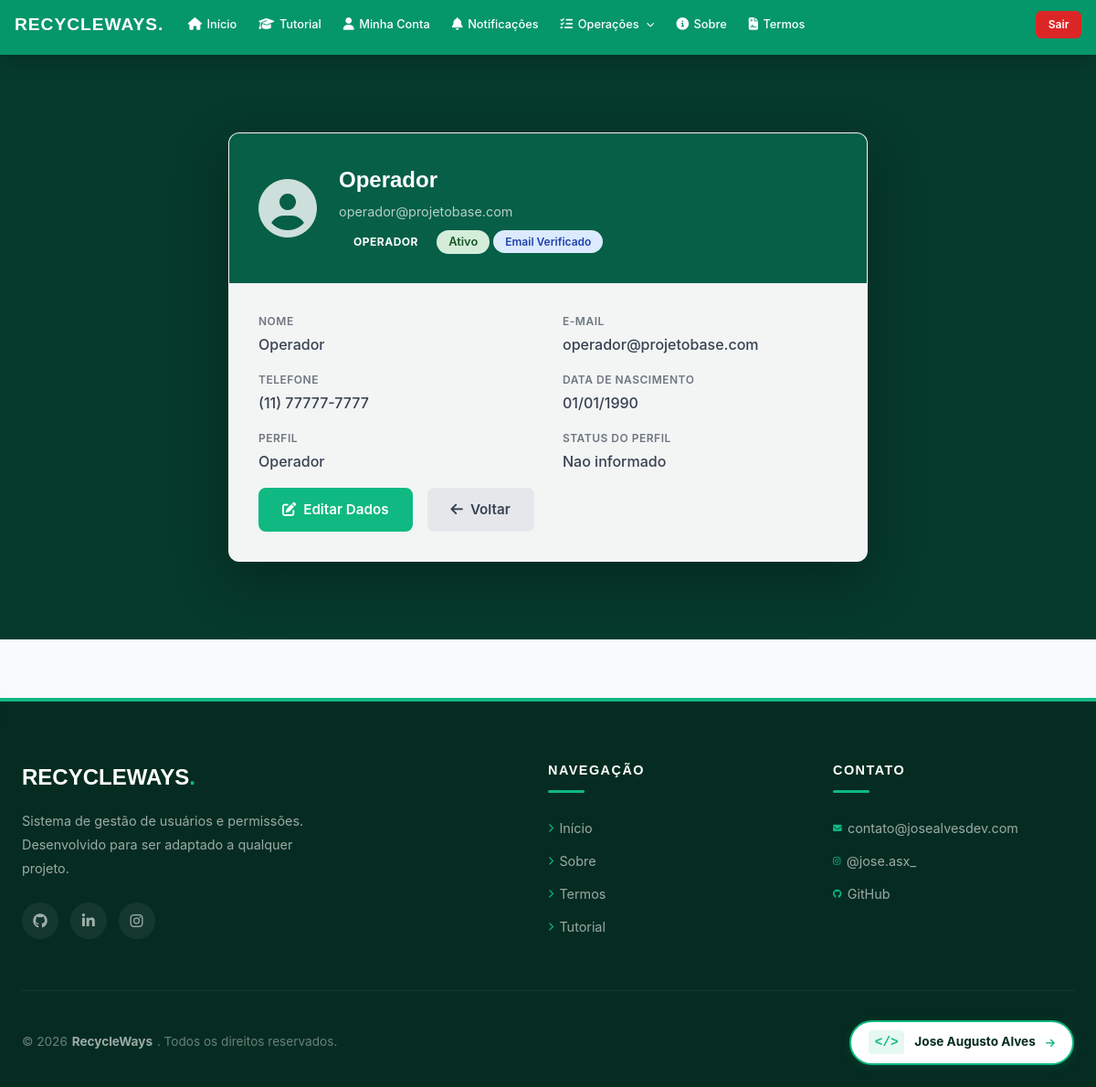
/RecycleWays/user (signed in), run on the app's committed database.
### tables this page shows
CREATE TABLE IF NOT EXISTS usuario (
    id_usuario INT PRIMARY KEY AUTO_INCREMENT,
    nome VARCHAR(150) NOT NULL,
    email VARCHAR(100) UNIQUE NOT NULL,
    senha VARCHAR(255) NOT NULL,
    telefone VARCHAR(15),
    data_nascimento DATE,
    ativo BOOLEAN DEFAULT TRUE,
    id_perfil INT NOT NULL DEFAULT 4,
    primeiro_acesso BOOLEAN DEFAULT TRUE,
    data_primeiro_acesso DATETIME,
    token_verificacao VARCHAR(64) NULL,
    email_verificado BOOLEAN DEFAULT FALSE,
    data_verificacao DATETIME NULL,
    data_criacao TIMESTAMP DEFAULT CURRENT_TIMESTAMP,
    data_atualizacao TIMESTAMP DEFAULT CURRENT_TIMESTAMP ON UPDATE CURRENT_TIMESTAMP,
    FOREIGN KEY (id_perfil) REFERENCES perfil(id_perfil)
);

CREATE TABLE IF NOT EXISTS perfil (
    id_perfil INT PRIMARY KEY AUTO_INCREMENT,
    perfil VARCHAR(20) UNIQUE NOT NULL
);

### app/Controllers/UserController.php (called while the page is built, shortened)
<?php
require_once __DIR__ . '/../Core/App.php';
require_once __DIR__ . '/../Models/Usuario.php';
require_once __DIR__ . '/../Helpers/MenuHelper.php';
class UserController
{
    private $usuario;
    public function __construct()
    {
        $this->usuario = new Usuario();
    }
    public function index()
    {
        $id = $_SESSION['usuario']['id'];
        $usuario = $this->usuario->findById($id);
        $usuario['data_nascimento_formatada'] = !empty($usuario['data_nascimento'])
            ? date('d/m/Y', strtotime($usuario['data_nascimento']))
            : 'Não informada';
        $usuario['telefone_formatado'] = $usuario['telefone'] ?? 'Não informado';
        $usuario['nome_perfil'] = $usuario['nome_perfil'] ?? 'Usuario';
        require_once __DIR__ . '/../Views/user/index.php';
    }
}

### app/Core/Router.php (called while the page is built, shortened)
<?php
require_once __DIR__ . '/App.php';
class Router
{
    private $routes = [
        'GET' => [],
        'POST' => []
    ];
    public function get($uri, $action, $roles = [])
    {
        $this->routes['GET'][$uri] = [
            'action' => $action,
            'roles' => $roles
        ];
    }
    public function post($uri, $action, $roles = [])
    {
        $this->routes['POST'][$uri] = [
            'action' => $action,
            'roles' => $roles
        ];
    }
    public function dispatch($requestUri)
    {
        $path = parse_url($requestUri, PHP_URL_PATH);
        $basePath = App::getBasePath();
        if ($basePath && strpos($path, $basePath) === 0) {
            $path = substr($path, strlen($basePath));
        }
        $method = $_SERVER['REQUEST_METHOD'];
        $route = $this->routes[$method][$path] ?? null;
        $params = [];
        $action = $route['action'];
        [$controller, $methodName] = explode('@', $action);
        $controllerInstance = new $controller();
        $controllerInstance->$methodName(...$params);
    }
}

### public/index.php (called while the page is built, shortened)
<?php
require_once __DIR__ . '/../app/Core/App.php';
require_once __DIR__ . '/../app/Config/database.php';
require_once __DIR__ . '/../app/Core/Router.php';
$router = new Router();
$router->dispatch($_SERVER['REQUEST_URI']);

### app/Core/App.php (called while the page is built, shortened)
<?php
class App
{
    private static $config = null;
    public static function init()
    {
        if (self::$config === null) {
            $envFile = __DIR__ . '/../../.env';
            self::$config = parse_ini_file($envFile);
        }
    }
    public static function get($key, $default = null)
    {
        return self::$config[$key] ?? $_ENV[$key] ?? $default;
    }
    public static function getName()
    {
        return self::get('APP_NAME', 'ProjetoBase');
    }
    public static function getBasePath()
    {
        return self::get('APP_BASE_PATH', '/' . self::getName());
    }
}

### app/Config/database.php (called while the page is built, shortened)
<?php
require_once __DIR__ . '/../Core/App.php';
class Database
{
    private static $connection = null;
    public static function getConnection()
    {
        if (self::$connection === null) {
            try {
                $host = App::get('DB_HOST', '127.0.0.1');
                $dbname = App::get('DB_NAME', 'ProjetoBase');
                $user = App::get('DB_USER', 'root');
                $pass = App::get('DB_PASS', '');
                $port = App::get('DB_PORT', '3306');
                if (strpos($host, ':') !== false) {
                    $dsn = "mysql:host={$host};dbname={$dbname};charset=utf8";
                } else {
                    $dsn = "mysql:host={$host};port={$port};dbname={$dbname};charset=utf8";
                }
                self::$connection = new PDO(
                    $dsn,
                    $user,
                    $pass,
                    [
                        PDO::ATTR_ERRMODE => PDO::ERRMODE_EXCEPTION,
                        PDO::ATTR_DEFAULT_FETCH_MODE => PDO::FETCH_ASSOC,
                        PDO::ATTR_EMULATE_PREPARES => false
                    ]
                );
            } catch (PDOException $e) {
                error_log("Erro de conexão com o banco: " . $e->getMessage());
                throw new Exception("Erro de conexão com o banco de dados: " . $e->getMessage());
            }
        }
        return self::$connection;
    }
}

### app/Models/Usuario.php (called while the page is built, shortened)
<?php
require_once __DIR__ . '/../Config/database.php';
class Usuario
{
    private $conn;
    public function __construct()
    {
        $this->conn = Database::getConnection();
    }
    public function findById(int $id): ?array
    {
        $sql = "SELECT u.*, p.perfil as nome_perfil
                FROM usuario u
                LEFT JOIN perfil p ON u.id_perfil = p.id_perfil
                WHERE u.id_usuario = ? LIMIT 1";
        $stmt = $this->conn->prepare($sql);
        $stmt->execute([$id]);
        $resultado = $stmt->fetch(PDO::FETCH_ASSOC);
        return $resultado ?: null;
    }
}

### app/Views/user/index.php (the view, shortened to what this page needs)
<?php
$usuarioPerfil = $usuario ?? null;
require_once __DIR__ . '/../layouts/header.php';
require_once __DIR__ . '/../layouts/nav.php';
$usuario = $usuarioPerfil;
$isAtivo = isset($usuario['ativo']) ? (bool) $usuario['ativo'] : true;
$emailVerificado = isset($usuario['email_verificado']) ? (bool) $usuario['email_verificado'] : false;
$dataNascimentoFormatada = $usuario['data_nascimento_formatada'] ?? 'Nao informada';
$telefoneFormatado = $usuario['telefone_formatado'] ?? 'Nao informado';
$nomePerfil = $usuario['nome_perfil'] ?? 'Usuario';
$statusPerfil = $usuario['status_perfil'] ?? 'Nao informado';
?>
<section class="profile-section animate-in">
    <div class="profile-container">
        <div class="profile-card">
            <div class="profile-header">
                <div class="profile-avatar">
                    <i class="fas fa-user-circle"></i>
                </div>
                <div class="profile-info">
                    <h2><?= htmlspecialchars($usuario['nome']) ?></h2>
                    <p class="profile-email"><?= htmlspecialchars($usuario['email']) ?></p>
                    <div class="profile-badges">
                        <span class="profile-badge perfil-<?= strtolower($nomePerfil) ?>">
                            <?= htmlspecialchars($nomePerfil) ?>
                        </span>
                        <span class="badge <?= $isAtivo ? 'badge-success' : 'badge-danger' ?>">
                            <?= $isAtivo ? 'Ativo' : 'Inativo' ?>
                        </span>
                        <span class="badge <?= $emailVerificado ? 'badge-info' : 'badge-warning' ?>">
                            <?= $emailVerificado ? 'Email Verificado' : 'Email Nao Verificado' ?>
                        </span>
                    </div>
                </div>
            </div>
            <div class="profile-body">
                <div class="profile-grid">
                    <div class="profile-item">
                        <span class="profile-label">Nome</span>
                        <span class="profile-value"><?= htmlspecialchars($usuario['nome']) ?></span>
                    </div>
                    <div class="profile-item">
                        <span class="profile-label">E-mail</span>
                        <span class="profile-value"><?= htmlspecialchars($usuario['email']) ?></span>
                    </div>
                    <div class="profile-item">
                        <span class="profile-label">Telefone</span>
                        <span class="profile-value"><?= htmlspecialchars($telefoneFormatado) ?></span>
                    </div>
                    <div class="profile-item">
                        <span class="profile-label">Data de Nascimento</span>
                        <span class="profile-value"><?= $dataNascimentoFormatada ?></span>
                    </div>
                    <div class="profile-item">
                        <span class="profile-label">Perfil</span>
                        <span class="profile-value"><?= htmlspecialchars($nomePerfil) ?></span>
                    </div>
                    <div class="profile-item">
                        <span class="profile-label">Status do Perfil</span>
                        <span class="profile-value"><?= htmlspecialchars($statusPerfil) ?></span>
                    </div>
                </div>
                <div class="profile-actions">
                    <a href="<?= $basePath ?>/user/editar" class="btn btn-primary">
                        <i class="fas fa-edit"></i> Editar Dados
                    </a>
                    <a href="<?= $basePath ?>/" class="btn">
                        <i class="fas fa-arrow-left"></i> Voltar
                    </a>
                </div>
            </div>
        </div>
    </div>
</section>
<?php require_once __DIR__ . '/../layouts/footer.php'; ?>

### public/css/style.css (style rules this page uses)
:root { --color-primary: #10b981; --color-primary-dark: #059669; --color-primary-light: #34d399; --color-primary-bg: #d1fae5; --color-secondary: #3b82f6; --color-secondary-dark: #2563eb; --color-secondary-bg: #dbeafe; --color-success: #10b981; --color-success-bg: #d1fae5; --color-warning: #f59e0b; --color-warning-bg: #fef3c7; --color-danger: #ef4444; --color-danger-bg: #fee2e2; --color-info: #3b82f6; --color-info-bg: #dbeafe; --color-white: #ffffff; --color-black: #000000; --color-gray-50: #f8fafc; --color-gray-100: #f3f4f6; --color-gray-200: #e5e7eb; --color-gray-300: #d1d5db; --color-gray-400: #9ca3af; --color-gray-500: #6b7280; --color-gray-600: #4b5563; --color-gray-700: #374151; --color-gray-800: #1f2937; --color-gray-900: #111827; --color-forest-deep: #065f46; --color-impact-green: #10b981; --color-text: #374151; --color-text-light: #6b7280; --font-primary: 'Inter', -apple-system, BlinkMacSystemFont, 'Segoe UI', Roboto, sans-serif; --font-heading: 'Montserrat', 'Inter', sans-serif; --radius-sm: 4px; --radius-md: 8px; --radius-lg: 12px; --radius-xl: 16px; --spacing-xs: 0.25rem; --spacing-sm: 0.5rem; --spacing-md: 1rem; --spacing-lg: 1.5rem; --spacing-xl: 2rem; --spacing-2xl: 3rem; --shadow-sm: 0 1px 2px rgba(0, 0, 0, 0.05); --shadow-md: 0 4px 6px -1px rgba(0, 0, 0, 0.1); --shadow-lg: 0 10px 15px -3px rgba(0, 0, 0, 0.1); --shadow-xl: 0 20px 25px -5px rgba(0, 0, 0, 0.1); }
* { margin: 0; padding: 0; box-sizing: border-box; }
html { scroll-behavior: smooth; }
body { font-family: var(--font-primary); color: var(--color-text); background: var(--color-gray-50); line-height: 1.6; min-height: 100vh; display: flex; flex-direction: column; }
a { color: var(--color-primary); text-decoration: none; transition: color 0.2s ease; }
h1, h2, h3, h4, h5, h6 { font-family: var(--font-heading); color: var(--color-forest-deep); margin-bottom: var(--spacing-md); }
h2 { font-size: 2rem; }
p { margin-bottom: var(--spacing-md); }
.btn { display: inline-flex; align-items: center; justify-content: center; gap: var(--spacing-sm); padding: 0.6rem 1.5rem; border-radius: var(--radius-md); font-family: var(--font-primary); font-weight: 600; font-size: 0.95rem; border: 2px solid transparent; cursor: pointer; transition: all 0.3s ease; text-decoration: none; background: var(--color-gray-200); color: var(--color-text); }
.btn-primary { background: var(--color-primary); color: var(--color-white); border-color: var(--color-primary); }
.badge { display: inline-block; padding: 0.2rem 0.8rem; border-radius: 20px; font-size: 0.75rem; font-weight: 600; }
.badge-success { background: var(--color-success-bg); color: #065f46; }
.badge-info { background: var(--color-info-bg); color: #1e40af; }
.animate-in { opacity: 0; transform: translateY(20px); animation: fadeInUp 0.6s ease forwards; }
:root { --z-base: 1; --z-nav: 9999; --z-dropdown: 99999; --z-modal: 99999; --z-overlay: 99998; --z-toast: 999999; }
* { z-index: auto; }

### public/css/nav.css (style rules this page uses)
:root { --nav-bg: #059669; --nav-text: #ffffff; --nav-hover: #10b981; --nav-dropdown-bg: #0f4c3a; --nav-shadow: 0 4px 20px rgba(0,0,0,0.2); }

### data on the page
usuario: nome "Operador", email "operador@projetobase.com", id_perfil.perfil "OPERADOR", telefone "(11) 77777-7777", id_perfil.perfil "Operador"

### other printed values
$appName "RECYCLEWAYS"
$label "Início"
$label "Tutorial"
$label "Minha Conta"
$label "Notificações"
$label "Sobre"
$label "Termos"
$dataNascimentoFormatada "01/01/1990"
$statusPerfil "Nao informado"
App::getName() "RECYCLEWAYS"
App::getName() "RecycleWays"
